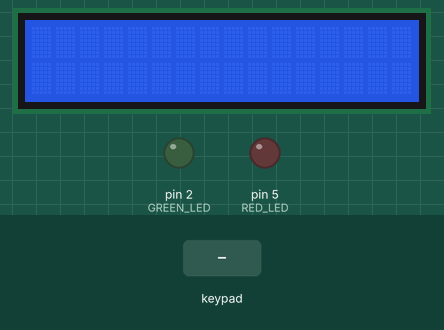
Bench run of a sketch on a simulated Arduino Uno, built with avr-gcc and run on an emulated ATmega328P. On the bench: 16×2 character LCD, output pins drawn as LEDs (lit = HIGH). Inputs (shaded band) come from the test bench.

Above: at 1.2 s.
1.3 s: keypad keys 7 + 5 = pressed 0.4 s apart
At 2.9 s:
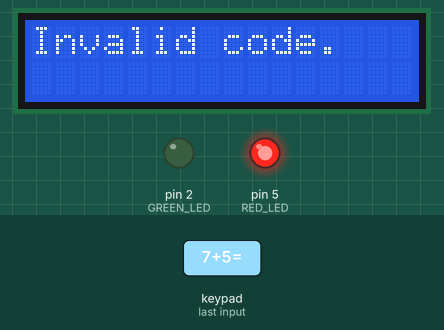
5.0 s: keypad keys 4 5 2 1 5 = pressed 0.4 s apart
At 7.5 s:
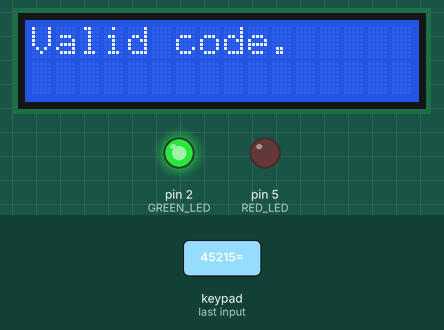
9.5 s: key '/' pressed
At 10.3 s:
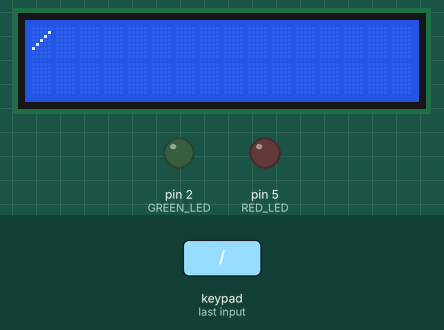
11.0 s: key '*' pressed
At 11.7 s:
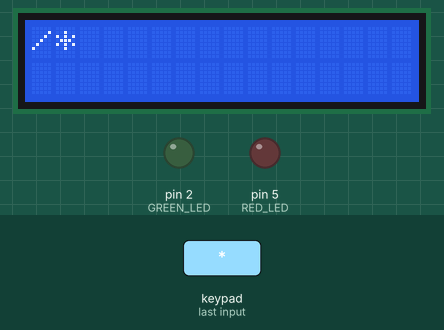
12.5 s: key 'c' pressed
At 13.7 s:
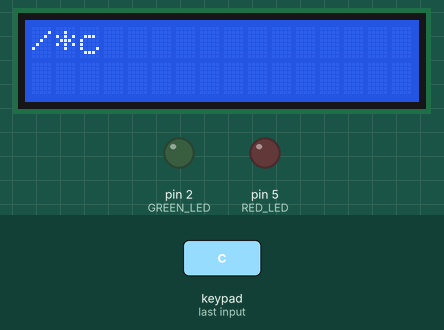
14.0 s: keypad keys 4 5 2 1 5 * pressed 0.4 s apart
At 16.6 s:
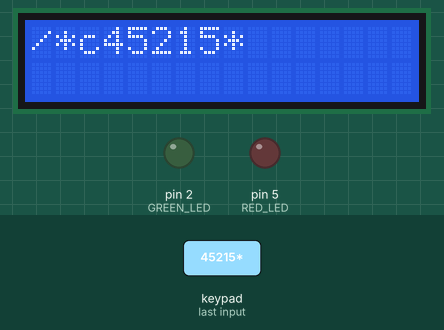
Timing chart, 0 to 18.1 s (numbered marks = the images above; inputs shaded):
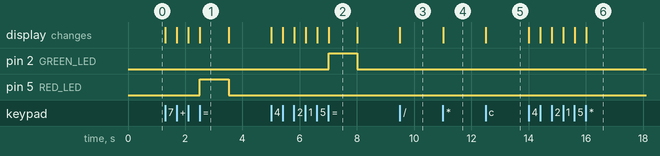

Measured:
- after the input at 1.3 s, pin 5 (RED_LED): LOW → HIGH after 1.2 s, → LOW 1.0 s later; the display: first changes at once (image 1 shows a later state)
- after the input at 5.0 s, pin 2 (GREEN_LED): LOW → HIGH after 2.0 s, → LOW 1.0 s later; the display: first changes at once (image 2 shows a later state)
- after the input at 9.5 s, the display: changes at once (image 3)
- after the input at 11.0 s, the display: changes at once (image 4)
- after the input at 12.5 s, the display: changes at once (image 5)
- after the input at 14.0 s, the display: first changes at once (image 6 shows a later state)
- what the display in image 1 shows lasts 1.0 s, from 2.5 s to 3.5 s

The sketch:

lcd.ino
```cpp
#include <LiquidCrystal.h>
#include <Keypad.h>

#define KEYPAD_COLS 4
#define KEYPAD_ROWS 4
#define LCD_COLUMS 16
#define LCD_ROWS 2
#define GREEN_LED 2
#define RED_LED 5

char key;
String buff = "";
String validCode = "45215";

char getChar(FILE *);
void putChar(char c, FILE *);
void checkCode(String code);
void printResult(char c);

char keys[KEYPAD_COLS][KEYPAD_ROWS] = {
  {'7','8','9','/'},
  {'4','5','6','*'},
  {'1','2','3','-'},
  {'c','0','=','+'}
 };

const byte rowPins[KEYPAD_ROWS] = {17, 16, 15, 14};
const byte colPins[KEYPAD_COLS] = {11, 10, 9, 8};
const byte rs = 13, en = 12, d4 = 7, d5 = 6, d6 = 4, d7 = 3;

LiquidCrystal lcd(rs, en, d4, d5, d6, d7);
Keypad keypad = Keypad(makeKeymap(keys), rowPins, colPins, KEYPAD_ROWS, KEYPAD_COLS);

void setup() {
  lcd.begin(LCD_COLUMS, LCD_ROWS);
  lcd.clear();
  pinMode(GREEN_LED, OUTPUT);
  pinMode(RED_LED, OUTPUT);
  fdevopen(&putChar, &getChar);
}

void loop() {
  scanf("%c",&key);
  if (key) printResult(key);
}

char getChar(FILE *) {
   return keypad.getKey();
};

void putChar(char str, FILE *) {
  lcd.print(str);
};

void checkCode(String code) {
    if (code == validCode) {
      lcd.clear();
      printf("Valid code.");
      digitalWrite(GREEN_LED, HIGH);
      delay(1000);
      lcd.clear();
      digitalWrite(GREEN_LED, LOW);
    } else {
      lcd.clear();
      printf("Invalid code.");
      digitalWrite(RED_LED, HIGH);
      delay(1000);
      lcd.clear();
      digitalWrite(RED_LED, LOW);
    }
}

void printResult(char c) {
    if (c != '=') {
      buff+=c;
      printf("%c",c);
  } else {
      checkCode(buff);
      buff = "";
    }
}
```
